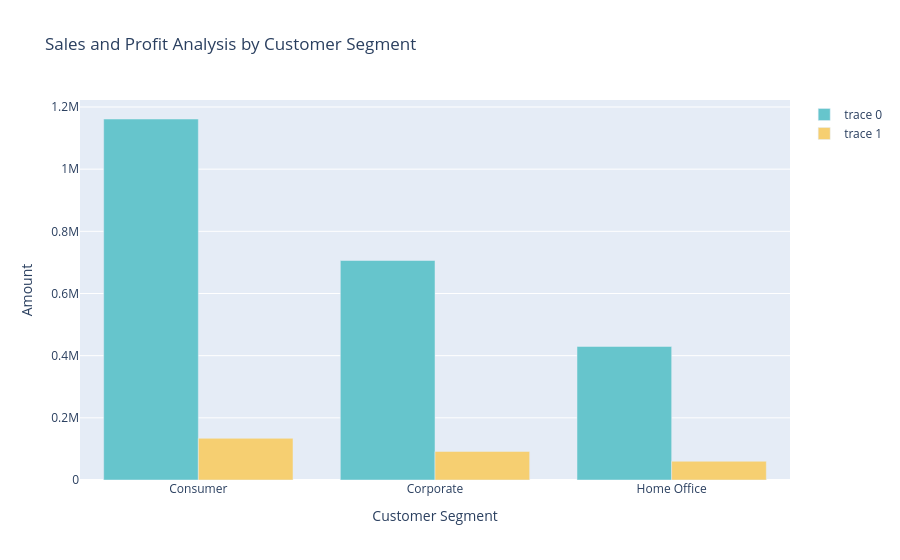

Source (notebook cell):
### Code cell
sales_profit_by_segment = data.groupby('Segment').agg({'Sales' : 'sum', 'Profit' : 'sum'}).reset_index()

color_palette = colors.qualitative.Pastel 

fig = go.Figure()
fig.add_trace(go.Bar(x =sales_profit_by_segment['Segment'],
                    y = sales_profit_by_segment['Sales'],
                    marker_color = color_palette[0]))

fig.add_trace(go.Bar(x =sales_profit_by_segment['Segment'],
                    y = sales_profit_by_segment['Profit'],
                    marker_color = color_palette[1]))

fig.update_layout(title = 'Sales and Profit Analysis by Customer Segment',
                 xaxis_title = 'Customer Segment', yaxis_title = 'Amount')

fig.show()

### Figure 1 — Plotly figure (JSON) as saved in the notebook; plotly's stock layout.template omitted (floating-point values rounded to 4 significant figures)
{"data": [{"marker": {"color": "rgb(102, 197, 204)"}, "type": "bar", "x": ["Consumer", "Corporate", "Home Office"], "y": [1161000.0, 706100.0, 429700.0]}, {"marker": {"color": "rgb(246, 207, 113)"}, "type": "bar", "x": ["Consumer", "Corporate", "Home Office"], "y": [134100.0, 91980.0, 60300.0]}], "layout": {"title": {"text": "Sales and Profit Analysis by Customer Segment"}, "xaxis": {"title": {"text": "Customer Segment"}}, "yaxis": {"title": {"text": "Amount"}}}}
